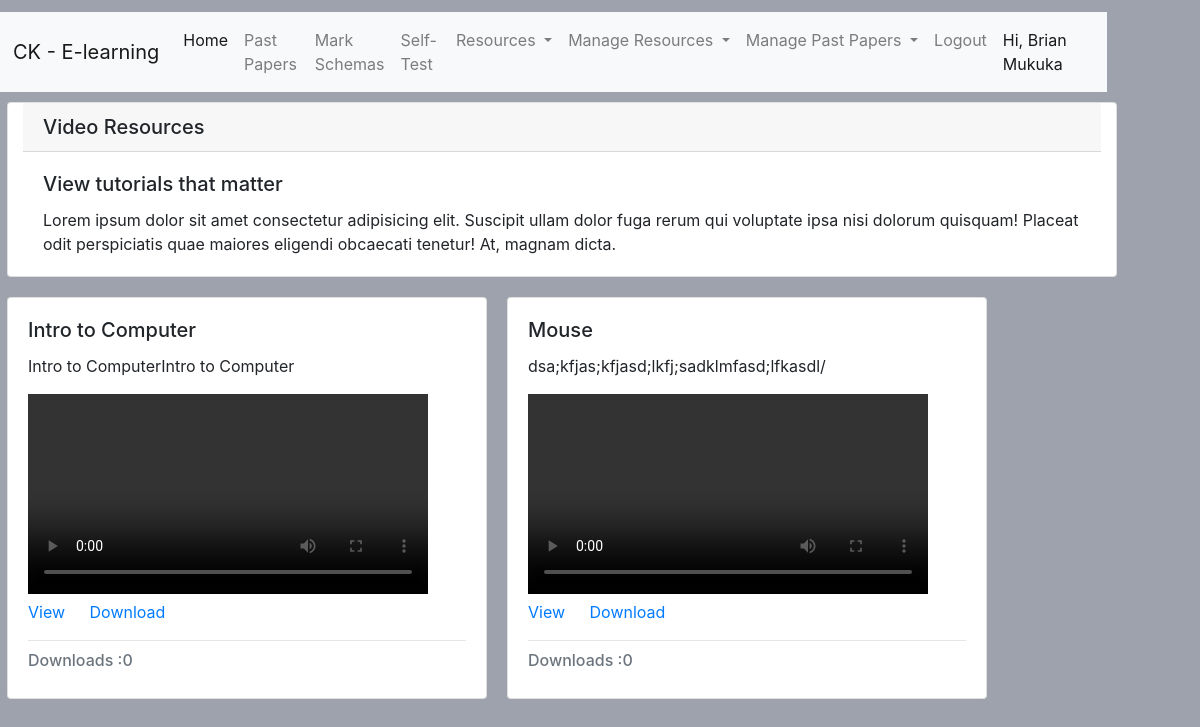
Screenshot of /lessons/video/index.php (signed in) with the database file from the repository.
### tables this page shows
CREATE TABLE `resources` (
  `id` int(11) NOT NULL,
  `title` varchar(100) NOT NULL,
  `type` varchar(100) NOT NULL,
  `created_at` timestamp NOT NULL DEFAULT current_timestamp(),
  `updated_at` date DEFAULT NULL,
  `link` varchar(1000) NOT NULL,
  `downloads` bigint(20) DEFAULT 0,
  `created_by` varchar(100) DEFAULT NULL,
  `description` varchar(1000) NOT NULL
);

### lessons/api/index.php (called while the page is built, shortened)
<?php
function getFiles($type){
    $conn = DBCoonect();
    $sql = "SELECT * FROM resources WHERE `type` = '$type' ";
    $results = mysqli_query($conn,$sql);
    $rows = [];
    while ($row = mysqli_fetch_assoc($results)) {
        array_unshift($rows,$row);
    }
    return $rows;
}
function getFileStoragePath(){
    return 'http://'.$_SERVER['HTTP_HOST'].'/comp_test/storage/';
}

### lessons/video/index.php (the view, shortened to what this page needs)
<?php
require_once('../../layout/admin/header.php');
require_once('../api/index.php');
$type  = 'mp4';
$files = getFiles($type);
?>
<div class="card col-md-12">
  <h5 class="card-header"> Video Resources </h5>
  <div class="card-body">
    <h5 class="card-title">View tutorials that matter</h5>
    <p class="card-text">Lorem ipsum dolor sit amet consectetur adipisicing elit. Suscipit ullam dolor fuga rerum qui voluptate ipsa nisi dolorum quisquam! Placeat odit perspiciatis quae maiores eligendi obcaecati tenetur! At, magnam dicta.</p>
  </div>
</div>
<?php  if(count($files)):
        $index = 0;
        while($index < count($files) ):
            $row = $files[$index] ;
            $title = $row['title'];
            $downloads = $row['downloads'];
            $description = $row['description'];
            $file = ($row['link']) ;
             $fileStorage =  getFileStoragePath();
            $path = ($fileStorage.$file) ;
    ?>
<div class="card" style="width: 30rem;">
  <div class="card-body">
    <h5 class="card-title"><?php echo $title?></h5>
    <p class="card-text">
    <?php echo $description?>
    </p>
    <video width="400" height="200" controls>
  <source src="<?php echo $path;  ?>" type="video/mp4">
</video>
    <a href="<?php echo $path;  ?>" target='_blank' class="card-link">View </a>
    <a href="<?php echo $path;  ?>" target='_blank' class="card-link" download>Download </a>
    <hr />
        <h6 class="card-subtitle mb-2 text-muted">
    Downloads :<?php echo $downloads?></h6>
  </div>
</div>
        <?php $index++; endwhile;   else:  ?>
<?php  endif  ?>
<?php
require_once('../../layout/admin/footer.php')
?>

### assets/css/custom.css (style rules this page uses)
@media screen and (min-width: 480px) { body { background-color: rgb(157, 162, 172); width: 90vw; height: 90vh; margin: 1vw; } }
.card { margin:10px !important }

### rows the page displays
resources: title "Intro to Computer", description "Intro to ComputerIntro to Computer", downloads "0"
resources: title "Mouse", description "dsa;kfjas;kfjasd;lkfj;sadklmfasd;lfkasdl/", downloads "0"

### other values shown
$_SESSION['user']['name'] "Brian Mukuka"
